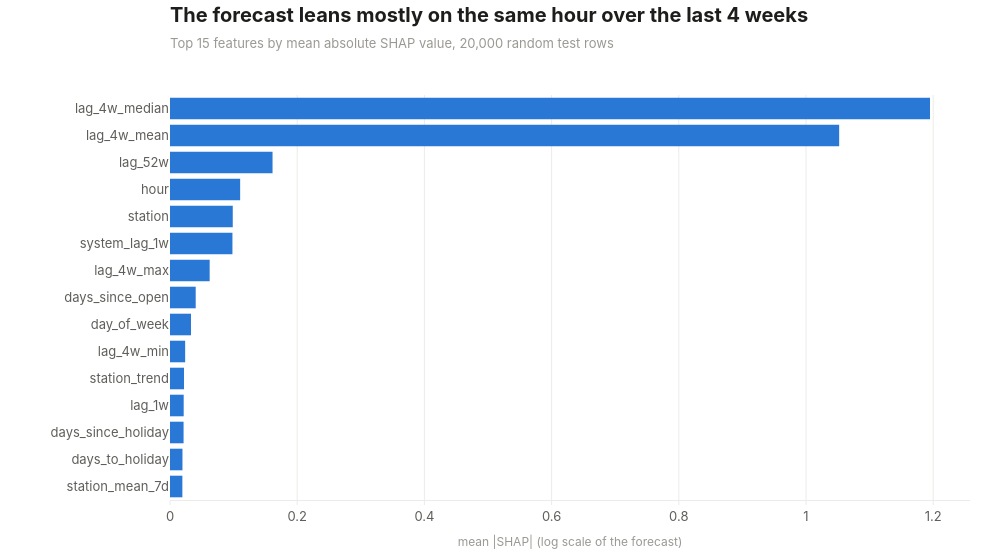

This figure's notebook cell:
### Markdown cell above
## 10. อะไรขับเคลื่อนการพยากรณ์ (SHAP)

ใช้ TreeSHAP ที่มีใน XGBoost คำนวณบน GPU (`pred_contribs=True`) ให้กับ 20,000 แถวที่สุ่มจาก test
ค่า mean |SHAP| บอกว่าแต่ละ feature เปลี่ยนค่าพยากรณ์โดยเฉลี่ยมากแค่ไหน (หน่วยเป็นค่าก่อนแปลงกลับของ Tweedie คือ log ของค่าพยากรณ์)

### Code cell
shap_sample = test_frame.sample(n=20000, seed=11)
shap_matrix = xgb.DMatrix(to_model_input(shap_sample), enable_categorical=True)

with stage("08.shap", gpu=True):
    contributions = point_model.predict(shap_matrix, pred_contribs=True)

mean_abs = np.abs(contributions[:, :-1]).mean(axis=0)
importance_rows = []
for name, value in zip(feature_columns, mean_abs):
    importance_rows.append({"feature": name, "mean_abs_shap": float(value)})
importance = pd.DataFrame(importance_rows).sort_values("mean_abs_shap", ascending=False)
importance.to_csv(TAB / "m1_shap_importance.csv", index=False)

top = importance.head(15).iloc[::-1]
fig = go.Figure(go.Bar(
    x=top["mean_abs_shap"], y=top["feature"], orientation="h", marker_color=viz.ACCENT,
    hovertemplate="%{y}: %{x:.3f}<extra></extra>",
))
fig.update_layout(hovermode="closest", showlegend=False, margin=dict(l=170))
fig.update_xaxes(title_text="mean |SHAP| (log scale of the forecast)", showgrid=True, gridcolor=viz.GRID)
fig.update_yaxes(showgrid=False)

title = "The forecast leans mostly on the same hour over the last 4 weeks"
subtitle = "Top 15 features by mean absolute SHAP value, 20,000 random test rows"
viz.titled(fig, title, subtitle)
viz.save(fig, "08_shap_importance", height=560)
fig

### Figure 1 — Plotly figure (JSON) as saved in the notebook; plotly's stock layout.template omitted (floating-point values rounded to 4 significant figures)
{"data": [{"hovertemplate": "%{y}: %{x:.3f}<extra></extra>", "marker": {"color": "#2a78d6"}, "orientation": "h", "type": "bar", "x": [0.01945, 0.01959, 0.02136, 0.02153, 0.02205, 0.02384, 0.03301, 0.04041, 0.06237, 0.09817, 0.09867, 0.1103, 0.1612, 1.052, 1.195], "y": ["station_mean_7d", "days_to_holiday", "days_since_holiday", "lag_1w", "station_trend", "lag_4w_min", "day_of_week", "days_since_open", "lag_4w_max", "system_lag_1w", "station", "hour", "lag_52w", "lag_4w_mean", "lag_4w_median"]}], "layout": {"height": 560, "hovermode": "closest", "margin": {"l": 170}, "showlegend": false, "title": {"text": "<b>The forecast leans mostly on the same hour over the last 4 weeks</b><br><span style='font-size:13px;color:#9a9993'>Top 15 features by mean absolute SHAP value, 20,000 random test rows</span>"}, "width": 1000, "xaxis": {"gridcolor": "#ecebe7", "showgrid": true, "title": {"text": "mean |SHAP| (log scale of the forecast)"}}, "yaxis": {"showgrid": false}}}
